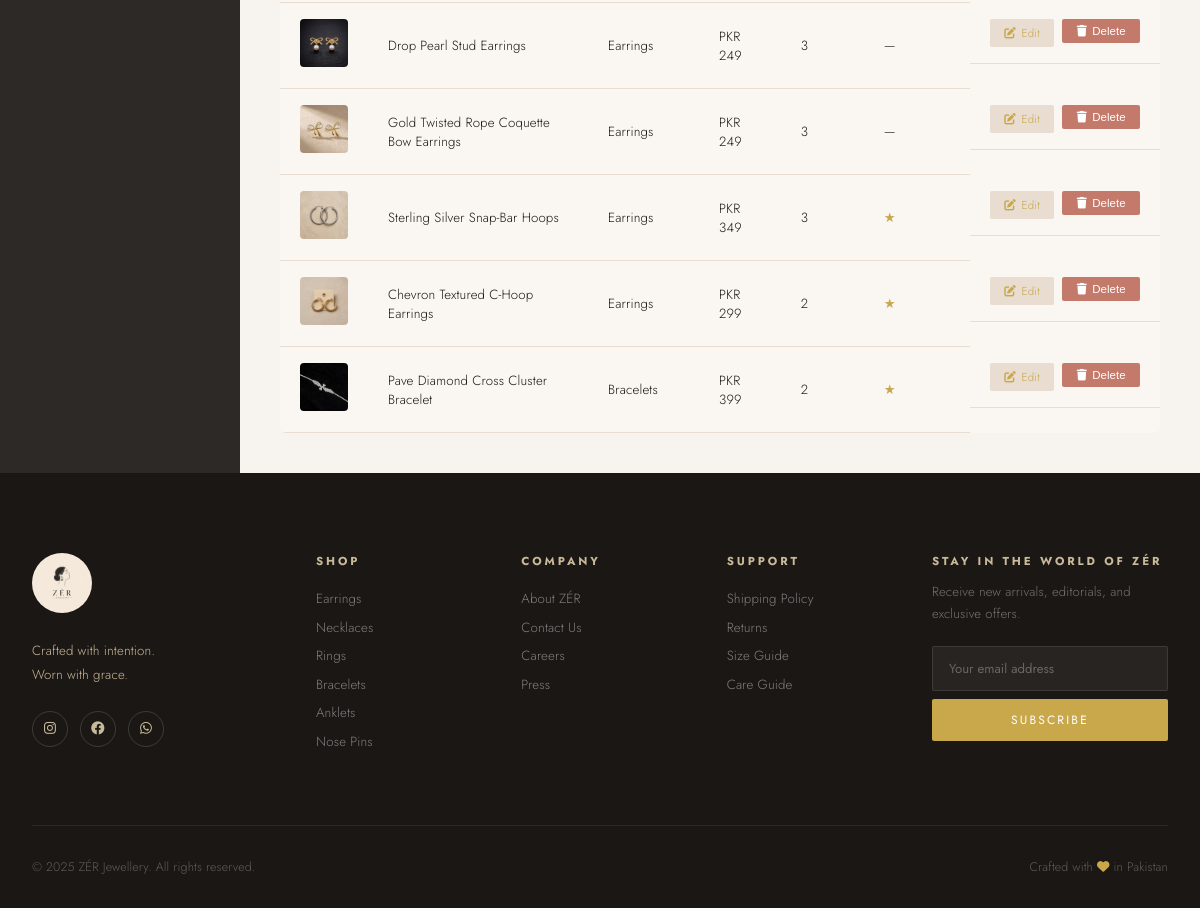
Before: /admin/products (signed in, lower part) with the older database file.
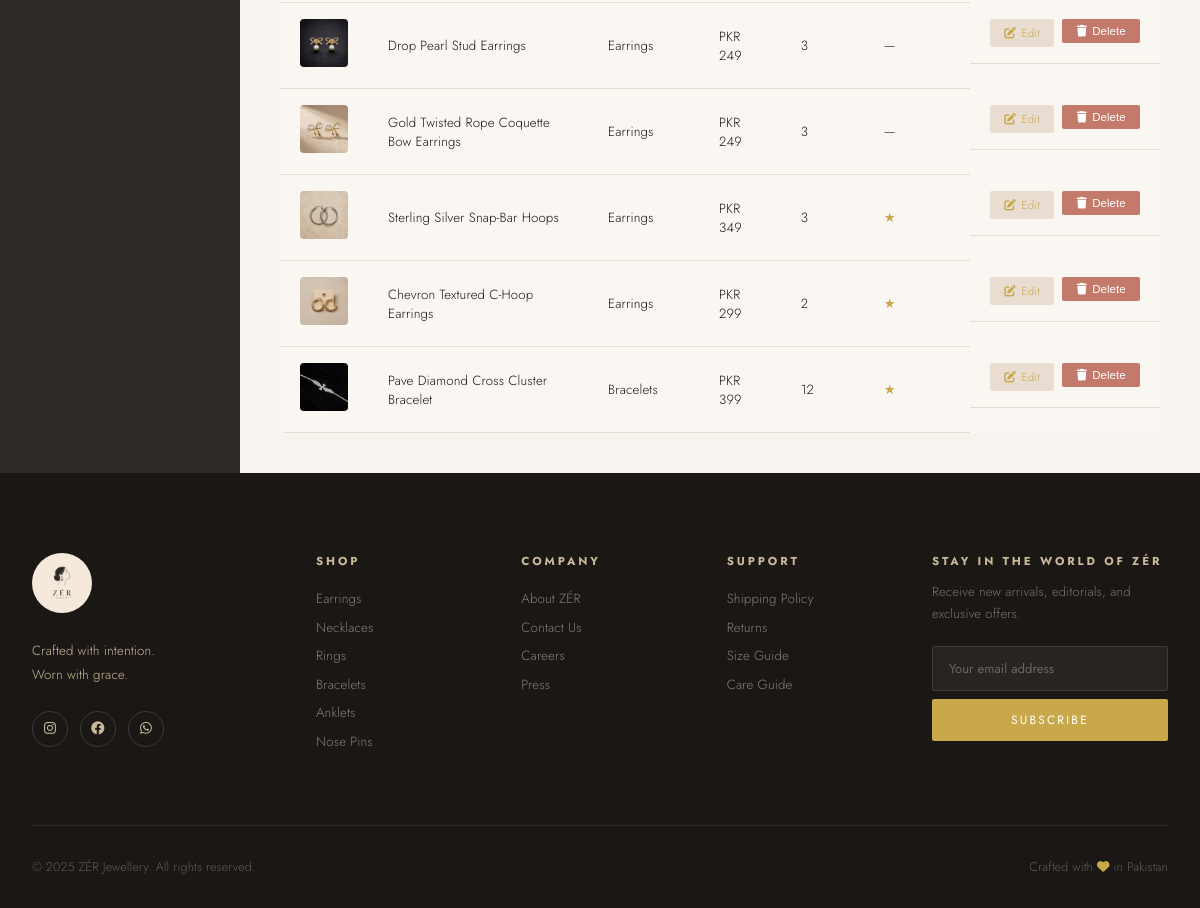
After: the same page with the newer database file.
### app.py (models this page shows)
class Product(db.Model):
    id = db.Column(db.Integer, primary_key=True)
    name = db.Column(db.String(200), nullable=False)
    description = db.Column(db.Text)
    price = db.Column(db.Float, nullable=False)
    original_price = db.Column(db.Float)
    category = db.Column(db.String(50), nullable=False)
    image_url = db.Column(db.String(300))
    image_url_2 = db.Column(db.String(300))
    image_url_3 = db.Column(db.String(300))
    image_url_4 = db.Column(db.String(300))
    stock = db.Column(db.Integer, default=10)
    is_featured = db.Column(db.Boolean, default=False)
    is_trending = db.Column(db.Boolean, default=False)
    material = db.Column(db.String(100))
    weight = db.Column(db.String(50))
    created_at = db.Column(db.DateTime, default=datetime.utcnow)
    reviews = db.relationship('Review', backref='product', lazy=True)
    wishlist = db.relationship('Wishlist', backref='product', lazy=True)

### app.py (the view)
@app.route('/admin/products')
@admin_required
def admin_products():
    products = Product.query.order_by(Product.created_at.desc()).all()
    pending_orders, new_messages = get_admin_counts()
    return render_template('admin/products.html', products=products,
                           pending_orders=pending_orders, new_messages=new_messages)

### app.py (called while the page is built, shortened)
def get_cart():
    raw = session.get('cart', {})
    if not isinstance(raw, dict):
        return {}
    clean = {}
    return clean

def cart_count():
    return sum(item['qty'] for item in get_cart().values())

def get_wishlist_ids():
    uid = session.get('user_id')
    if uid:
        items = Wishlist.query.filter_by(user_id=uid).all()
        return [w.product_id for w in items]
    return []

def get_admin_counts():
    pending_orders = Order.query.filter_by(status='Confirmed').count()
    new_messages = ContactMessage.query.filter_by(is_read=False).count()
    return pending_orders, new_messages

@app.context_processor
def inject_globals():
    uid = session.get('user_id')
    current_user = db.session.get(User, uid) if uid else None
    return dict(
        cart_count=cart_count(),
        wishlist_ids=get_wishlist_ids(),
        current_user=current_user,
        csrf_token=csrf_token,
        categories=['Earrings','Necklaces','Rings','Bracelets','Anklets','Nose Pins']
    )

def csrf_token():
    token = session.get('_csrf_token')
    if not token:
        token = secrets.token_urlsafe(32)
        session['_csrf_token'] = token
    return token

### templates/admin/products.html (shortened to what this page needs)
{% extends "admin/base.html" %}
{% block admin_content %}
<table class="admin-table">
  <tbody>
    {% for p in products %}
    <tr>
      <td><img src="{{ p.image_url }}" style="width:48px;height:48px;object-fit:cover;border-radius:4px" alt="{{ p.name }}"></td>
      <td>{{ p.name }}</td>
      <td>{{ p.category }}</td>
      <td>PKR {{ "{:,.0f}".format(p.price) }}</td>
      <td>{{ p.stock }}</td>
      <td>{% if p.is_featured %}<span style="color:var(--gold)">★</span>{% else %}—{% endif %}</td>
      <td class="admin-actions">
        <a href="{{ url_for('admin_edit_product', id=p.id) }}" class="btn-edit"><i class="fas fa-edit"></i> Edit</a>
        <form action="{{ url_for('admin_delete_product', id=p.id) }}" method="post" style="display:inline">
  <button type="submit" class="btn-danger confirm-delete" onclick="return confirm('Delete this product?')"><i class="fas fa-trash"></i> Delete</button>
</form>
      </td>
    </tr>
    {% endfor %}
  </tbody>
</table>
{% endblock %}

Changed rows visible on the page:
changed Product "Pave Diamond Cross Cluster Bracelet": stock "2" → "12"
